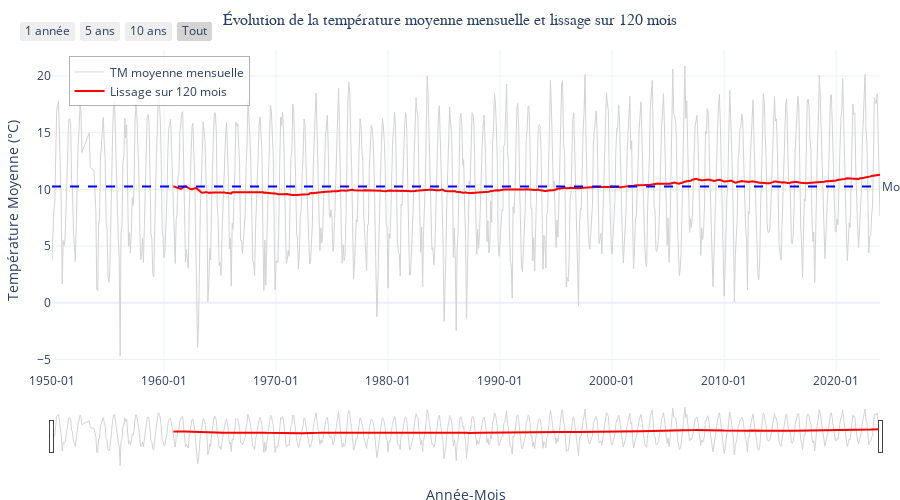

Notebook code for this chart:
### Markdown cell above
## 📈 Visualisation

La bibliothèque principale utilisée est Plotly, qui permet de créer des visualisations interactives et personnalisées. Cette technologie est adaptée pour représenter l'évolution temporelle de données, comme ici la température moyenne mensuelle, et offre des fonctionnalités telles que le zoom et le survol pour une analyse détaillée. Cela permet une représentation claire et interactive des données.

### Code cell
import pandas as pd
import duckdb as ddb
import pandas as pd
import plotly.graph_objects as go
from plotly.subplots import make_subplots
import numpy as np

df['date'] = pd.to_datetime(df['yyyymm'], format='%Y%m')
df = df.sort_values('date')

fig = go.Figure()

fig.add_trace(
    go.Scatter(
        x=df['date'],
        y=df['avg_tm'],
        mode='lines',
        name='TM moyenne mensuelle',
        line=dict(color='lightgray', width=1),
        hovertemplate='<b>%{x|%Y-%m}</b><br>Température moyenne: %{y:.2f}°C<extra></extra>'
    )
)

fig.add_trace(
    go.Scatter(
        x=df['date'][120:],
        y=df['smoothed_tm'][120:],
        mode='lines',
        name='Lissage sur 120 mois',
        line=dict(color='red', width=2),
        hovertemplate='<b>%{x|%Y-%m}</b><br>Température lissée: %{y:.2f}°C<extra></extra>'
    )
)

fig.add_hline(
    y=df['avg_tm'].mean(),
    line_dash="dash",
    line_color="blue",
    annotation_text=f"Moyenne totale ({df['avg_tm'].mean():.2f}°C)",
    annotation_position="right"
)

fig.update_layout(
    title={
        'text': "Évolution de la température moyenne mensuelle et lissage sur 120 mois",
        'x': 0.5,
        'xanchor': 'center',
        'font': {'size': 16, 'family': 'Arial, sans-serif'}
    },
    xaxis_title="Année-Mois",
    yaxis_title="Température Moyenne (°C)",
    template="plotly_white",
    height=500,
    width=900,
    margin=dict(l=20, r=20, t=50, b=20),
    legend=dict(
        x=0.02,
        y=0.98,
        bgcolor='rgba(255, 255, 255, 0.8)',
        bordercolor='rgba(0, 0, 0, 0.3)',
        borderwidth=1
    ),
    hovermode='x unified'
)

fig.update_xaxes(
    tickformat='%Y-%m',
    rangeslider_visible=True,
    rangeselector=dict(
        buttons=list([
            dict(count=1, label="1 année", step="year", stepmode="backward"),
            dict(count=5, label="5 ans", step="year", stepmode="backward"),
            dict(count=10, label="10 ans", step="year", stepmode="backward"),
            dict(step="all", label="Tout")
        ])
    )
)

dataviz = fig
dataviz

### Figure 1 — Plotly figure (JSON) as saved in the notebook; plotly's stock layout.template omitted (floating-point values rounded to 4 significant figures; data arrays with more than 128 entries replaced by an {"elided": "..."} marker saying what was removed)
{"data": [{"hovertemplate": "<b>%{x|%Y-%m}</b><br>Température moyenne: %{y:.2f}°C<extra></extra>", "line": {"color": "lightgray", "width": 1}, "mode": "lines", "name": "TM moyenne mensuelle", "type": "scatter", "x": {"elided": "877 str values"}, "y": {"elided": "877 float values"}}, {"hovertemplate": "<b>%{x|%Y-%m}</b><br>Température lissée: %{y:.2f}°C<extra></extra>", "line": {"color": "red", "width": 2}, "mode": "lines", "name": "Lissage sur 120 mois", "type": "scatter", "x": {"elided": "757 str values"}, "y": {"elided": "757 float values"}}], "layout": {"annotations": [{"showarrow": false, "text": "Moyenne totale (10.26°C)", "x": 1, "xanchor": "left", "xref": "x domain", "y": 10.26, "yanchor": "middle", "yref": "y"}], "height": 500, "hovermode": "x unified", "legend": {"bgcolor": "rgba(255, 255, 255, 0.8)", "bordercolor": "rgba(0, 0, 0, 0.3)", "borderwidth": 1, "x": 0.02, "y": 0.98}, "margin": {"b": 20, "l": 20, "r": 20, "t": 50}, "shapes": [{"line": {"color": "blue", "dash": "dash"}, "type": "line", "x0": 0, "x1": 1, "xref": "x domain", "y0": 10.26, "y1": 10.26, "yref": "y"}], "title": {"font": {"family": "Arial, sans-serif", "size": 16}, "text": "Évolution de la température moyenne mensuelle et lissage sur 120 mois", "x": 0.5, "xanchor": "center"}, "width": 900, "xaxis": {"rangeselector": {"buttons": [{"count": 1, "label": "1 année", "step": "year", "stepmode": "backward"}, {"count": 5, "label": "5 ans", "step": "year", "stepmode": "backward"}, {"count": 10, "label": "10 ans", "step": "year", "stepmode": "backward"}, {"label": "Tout", "step": "all"}]}, "rangeslider": {"visible": true}, "tickformat": "%Y-%m", "title": {"text": "Année-Mois"}}, "yaxis": {"title": {"text": "Température Moyenne (°C)"}}}}
